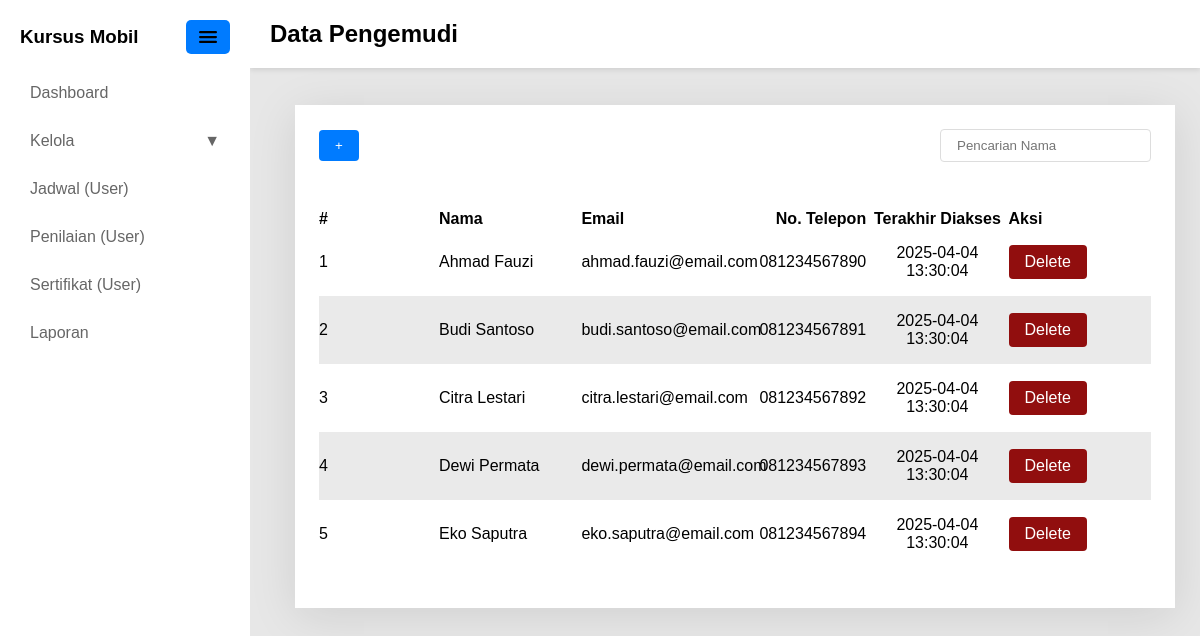
Page /students/index.php on the committed database.
### tables this page shows
CREATE TABLE students (
    id INT AUTO_INCREMENT PRIMARY KEY,
    name VARCHAR(100) NOT NULL,
    email VARCHAR(100) NOT NULL UNIQUE,
    phone VARCHAR(15) NOT NULL,
    created_at TIMESTAMP DEFAULT CURRENT_TIMESTAMP
);

### students/index.php (the view, shortened to what this page needs)
<!DOCTYPE html>
<html lang="en">
<head>
  <link rel="stylesheet" href="../assets/css/style.css" />
  <link
    rel="stylesheet"
    href="https://cdnjs.cloudflare.com/ajax/libs/font-awesome/6.4.2/css/all.min.css" />
</head>
<body>
  <?php sidebar() ?>
  <div class="content">
    <?php labelSidebar("Data Pengemudi") ?>
    <div class="content-body">
      <div class="container">
        <div action="" class="inputBx">
          <button class="btn primary" id="addBtn">&plus;</button>
          <input type="text" placeholder="Pencarian Nama">
        </div>
        <div class="dataTable">
          <table>
            <thead>
              <tr>
                <th width="120">#</th>
                <th>Nama</th>
                <th>Email</th>
                <th style="text-align: right;">No. Telepon</th>
                <th style="text-align: center;">Terakhir Diakses</th>
                <th>Aksi</th>
              </tr>
            </thead>
            <?php
            include_once("../database/connect.php");
            $Students = mysqli_query($connect, "SELECT * FROM Students ORDER BY created_at DESC");
            ?>
            <tbody>
              <?php while ($student = mysqli_fetch_object($Students)): ?>
                <tr>
                  <td><?= $student->id ?></td>
                  <td><?= $student->name ?></td>
                  <td style="text-transform: lowercase;"><?= $student->email ?></td>
                  <td style="text-align: right;"><?= $student->phone ?></td>
                  <td style="text-align: center;"><?= $student->created_at ?></td>
                  <td>
                    <a href="?action=delete" class="btn danger">Delete</a>
                  </td>
                </tr>
              <?php endwhile ?>
            </tbody>
          </table>
        </div>
      </div>
    </div>
  </div>
</body>
</html>

### components/sidebar.php (shortened to what this page needs)
<?php function sidebar()
{ ?>
  <div class="sidebar">
    <div class="sidebar-action">
      <h3>Kursus Mobil</h3>
      <button class="toggle-btn" onclick="toggleSidebar()">
        <span class="icon">
        </span>
      </button>
    </div>
    <a href="/dashboard.php">Dashboard</a>
    <button class="dropdown" onclick="toggleDropdown()">Kelola <span>▼</span></button>
    <a href="#">Jadwal (User)</a>
    <a href="#">Penilaian (User)</a>
    <a href="#">Sertifikat (User)</a>
    <a href="#">Laporan</a>
  </div>
<?php } ?>

### components/label_sidebar.php
<?php function labelSidebar($title)
{ ?>
  <div class='fixed-header'>
    <h2><?= $title ?></h2>
  </div>
<?php } ?>

### assets/css/style.css (style rules this page uses)
* { margin: 0; padding: 0; box-sizing: border-box; font-family: "Inter Tight", sans-serif; }
.icon { width: 24px; height: 24px; display: flex; align-items: center; }
svg { width: inherit; height: inherit; }
a { display: inline-block; text-decoration: none; }
button { outline: none; border: none; }
body { display: flex; flex-direction: row; background: #e7e7e7; }
.sidebar { width: 250px; height: 100vh; background: #fff; padding: 20px; position: fixed; transition: width 0.3s; overflow: hidden; z-index: 10; }
.sidebar a, .sidebar .dropdown { transition: 0.3s; opacity: 0.75; }
.sidebar h3 { transition: opacity 0.3s; }
.sidebar a { display: block; padding: 10px; color: #333; margin-bottom: 10px; }
.dropdown { cursor: pointer; padding: 10px; color: #333; background: none; border: none; width: 100%; text-align: left; font-size: 16px; display: flex; justify-content: space-between; margin-bottom: 10px; }
.sidebar-action { display: flex; justify-content: space-between; align-items: center; margin-bottom: 20px; }
.toggle-btn { background: #007bff; color: #fff; border: none; padding: 5px 10px; cursor: pointer; border-radius: 5px; }
.content { position: relative; margin-left: 270px; padding: 25px; width: calc(100% - 270px); transition: margin-left 0.3s; }
.fixed-header { position: fixed; top: 0; right: 0; width: calc(100% - 250px); background: white; padding: 20px; box-shadow: 0 2px 5px rgba(0, 0, 0, 0.1); }
.content-body { margin-top: 80px; background: #fff; padding: 24px; box-shadow: 0px 8px 45px rgba(0, 0, 0, 0.1); }
.inputBx { width: 100%; display: flex; justify-content: space-between; align-items: center; margin-bottom: 48px; }
.btn { padding: 8px 16px; border-radius: 4px; transition: 0.5s; }
.primary { background: #007bff; color: #fff; }
.danger { background: #910e0e; color: #fff; }
input { border: 1px solid #ddd; outline: none; padding: 8px 16px; border-radius: 4px; }
.dataTable { display: flex; }
table { width: 100%; border-collapse: collapse; table-layout: fixed; }
tr { text-align: left; }
td { padding: 16px 0; }
thead { padding: 16px; }
tr:nth-child(even) { background: #eaeaea; }
.dataTable { margin: 16px 0; position: relative; width: 100%; border-radius: 8px; }

### rows in the picture
students: id "1", name "Ahmad Fauzi", email "ahmad.fauzi@email.com", phone "081234567890", created_at "2025-04-04 13:30:04"
students: id "2", name "Budi Santoso", email "budi.santoso@email.com", phone "081234567891", created_at "2025-04-04 13:30:04"
students: id "3", name "Citra Lestari", email "citra.lestari@email.com", phone "081234567892", created_at "2025-04-04 13:30:04"
students: id "4", name "Dewi Permata", email "dewi.permata@email.com", phone "081234567893", created_at "2025-04-04 13:30:04"
students: id "5", name "Eko Saputra", email "eko.saputra@email.com", phone "081234567894", created_at "2025-04-04 13:30:04"

### other values in the picture
$title "Data Pengemudi"
